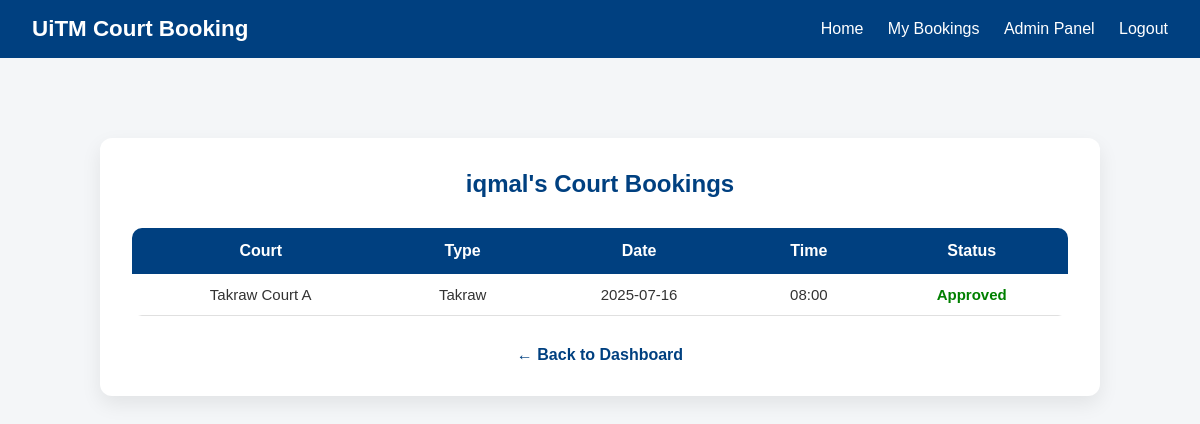
Screenshot of /my_bookings.php (signed in) with the database file from the repository.
### tables this page shows
CREATE TABLE `bookings` (
  `id` int NOT NULL,
  `user_id` int DEFAULT NULL,
  `court_id` int DEFAULT NULL,
  `booking_date` date DEFAULT NULL,
  `booking_time` time DEFAULT NULL,
  `status` enum('pending','approved','rejected') DEFAULT 'pending',
  `created_at` timestamp NULL DEFAULT CURRENT_TIMESTAMP
);

CREATE TABLE `courts` (
  `id` int NOT NULL,
  `name` varchar(100) DEFAULT NULL,
  `location` varchar(255) DEFAULT NULL,
  `type` enum('takraw','futsal','volleyball') DEFAULT NULL,
  `status` enum('active','inactive') DEFAULT 'active'
);

### my_bookings.php (the view, shortened to what this page needs)
<?php
require 'db.php';
$userId = $_SESSION['user_id'];
$stmt = $pdo->prepare("
    SELECT b.booking_date, b.booking_time, b.status, c.name AS court_name, c.type
    FROM bookings b
    JOIN courts c ON b.court_id = c.id
    WHERE b.user_id = ?
    ORDER BY b.booking_date DESC, b.booking_time DESC
");
$stmt->execute([$userId]);
$bookings = $stmt->fetchAll();
?>
<!DOCTYPE html>
<html>
<head>
    <link rel="stylesheet" href="style.css">
</head>
<body>
<?php include 'navbar.php'; ?>
<div class="booking-container">
    <h2><?php echo htmlspecialchars($userName); ?>'s Court Bookings</h2>
    <?php if (count($bookings) > 0): ?>
        <table class="bookings-table">
            <tr>
                <th>Court</th>
                <th>Type</th>
                <th>Date</th>
                <th>Time</th>
                <th>Status</th>
            </tr>
            <?php foreach ($bookings as $b): ?>
                <tr>
                    <td><?= htmlspecialchars($b['court_name']) ?></td>
                    <td><?= ucfirst($b['type']) ?></td>
                    <td><?= htmlspecialchars($b['booking_date']) ?></td>
                    <td><?= substr($b['booking_time'], 0, 5) ?></td>
                    <td class="status-<?= $b['status'] ?>"><?= ucfirst($b['status']) ?></td>
                </tr>
            <?php endforeach; ?>
        </table>
    <?php else: ?>
        <p class="no-booking">You have no bookings yet.</p>
    <?php endif; ?>
    <a href="dashboard.php" class="back-link">← Back to Dashboard</a>
</div>
</body>
</html>

### style.css (style rules this page uses)
* { box-sizing: border-box; margin: 0; padding: 0; }
body { font-family: Arial, sans-serif; background-color: #f4f6f8; color: #333; }
.back-link { display: block; margin-top: 1.5rem; color: #004080; text-decoration: none; }

### my_bookings.php (style rules this page uses)
.booking-container { max-width: 1000px; margin: 80px auto; background: white; border-radius: 12px; padding: 2rem; box-shadow: 0 8px 20px rgba(0,0,0,0.08); }
.booking-container h2 { text-align: center; color: #004080; margin-bottom: 30px; }
.bookings-table { width: 100%; border-collapse: collapse; border-radius: 10px; overflow: hidden; }
.bookings-table th { background-color: #004080; color: white; padding: 14px; font-size: 16px; }
.bookings-table td { padding: 12px; text-align: center; font-size: 15px; border-bottom: 1px solid #e0e0e0; }
.status-approved { color: green; font-weight: bold; }
.back-link { display: block; text-align: center; margin-top: 30px; color: #004080; text-decoration: none; font-weight: bold; }

### rows the page displays
bookings: court.name "Takraw Court A", court.type "Takraw", booking_date "2025-07-16", booking_time "08:00", status "Approved"

### other values shown
$userName "iqmal"
